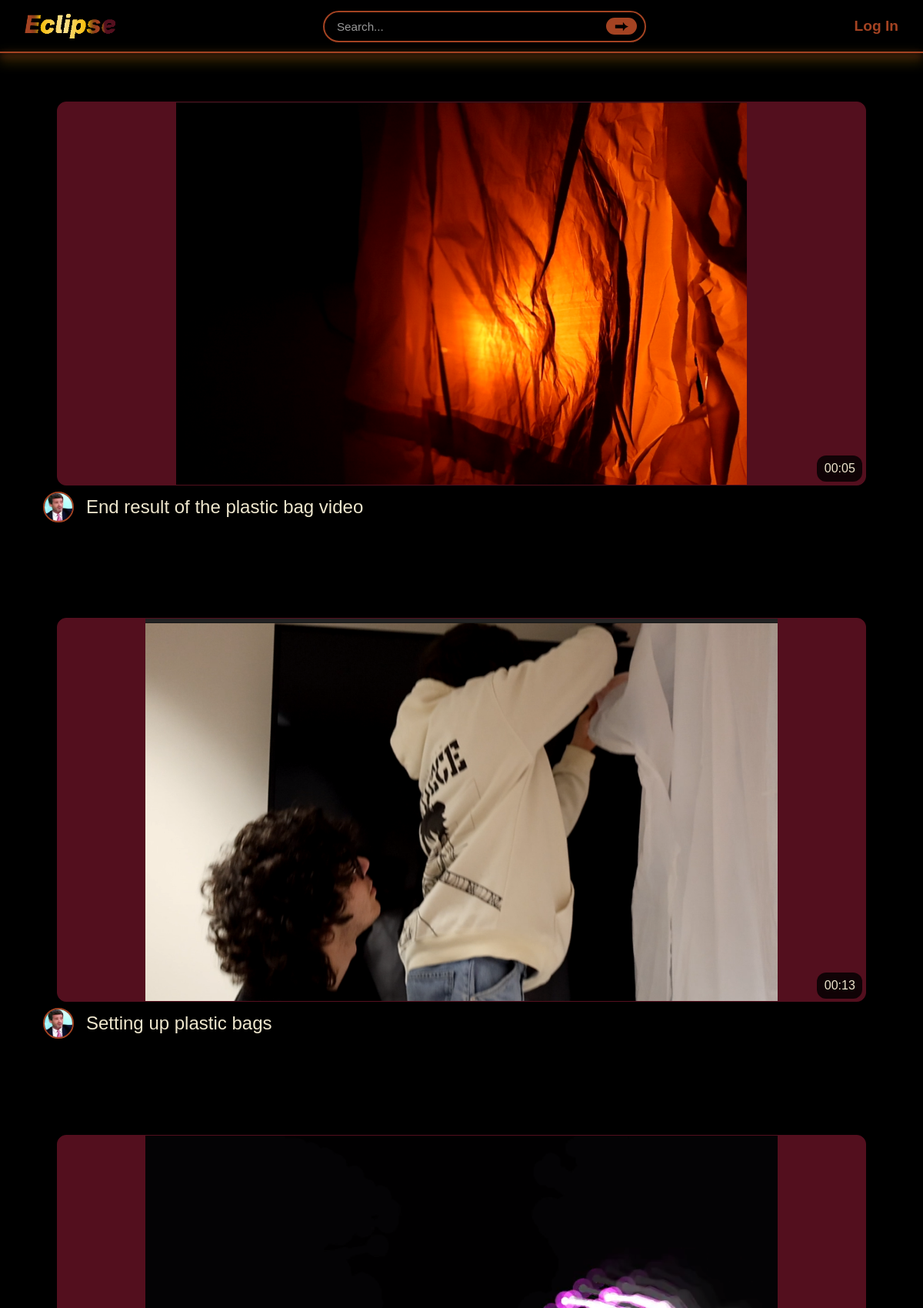
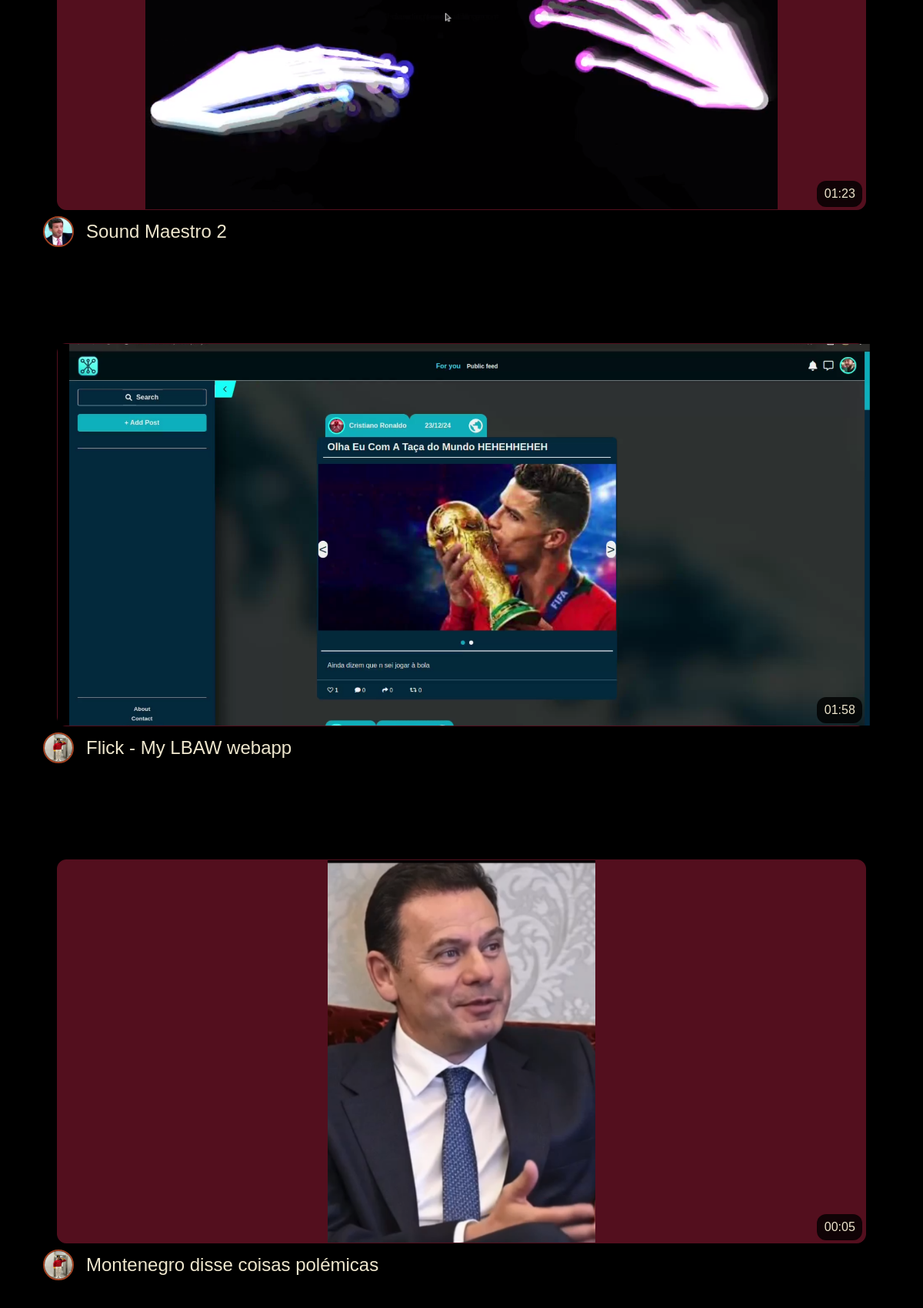
The page / (upper part) on the database its author committed (2 pictures, top to bottom).
### tables this page shows
CREATE TABLE `videos` (
  `id` int unsigned NOT NULL AUTO_INCREMENT,
  `user_id` int unsigned NOT NULL,
  `title` varchar(50) NOT NULL,
  `path` varchar(255) NOT NULL,
  `duration` varchar(10) NOT NULL,
  `thumbnail` varchar(255) NOT NULL,
  `description` text NOT NULL,
  `created_at` timestamp NULL DEFAULT CURRENT_TIMESTAMP,
  PRIMARY KEY (`id`),
  KEY `fk_videos_user` (`user_id`),
  CONSTRAINT `fk_videos_user` FOREIGN KEY (`user_id`) REFERENCES `users` (`id`) ON DELETE CASCADE
);

CREATE TABLE `users` (
  `id` int unsigned NOT NULL AUTO_INCREMENT,
  `username` varchar(30) NOT NULL,
  `name` varchar(50) NOT NULL,
  `password_hash` varchar(255) NOT NULL,
  `created_at` timestamp NULL DEFAULT CURRENT_TIMESTAMP,
  PRIMARY KEY (`id`),
  UNIQUE KEY `username` (`username`)
);

### partials/video_box.php (the view, shortened to what this page needs)
<?php
    $thumbUrl = '/' . ltrim($video['thumbnail'], '/');
    $watchUrl = '/watch.php?id=' . urlencode($video['id']);
    $ownerUsername = $video['owner_username'] ?? null;
    $ownerProfileImageUrl = '/images/default_profile_img.png';
    if ($ownerUsername) {
        $ownerBasePath = __DIR__ . '/../public/user_files/' . $ownerUsername;
        $ownerBaseUrl  = '/user_files/' . rawurlencode($ownerUsername ?? '');
        foreach (['png', 'jpg', 'jpeg', 'webp'] as $ext) {
            $path = "$ownerBasePath/profile_img.$ext";
            if (file_exists($path)) {
                $ownerProfileImageUrl = "$ownerBaseUrl/profile_img.$ext";
                break;
            }
        }
    }
?>
<a class="video-box" href="<?= htmlspecialchars($watchUrl) ?>">
    <div class="thumbnail-wrapper">
        <img class="thumbnail" src="<?= htmlspecialchars($thumbUrl) ?>" alt="Thumbnail of <?= htmlspecialchars($video['title']) ?>" loading="lazy">
        <span class="duration">
            <?= htmlspecialchars($video['duration']) ?>
        </span>
    </div>
    <div class="info">
        <div class="profile-circle">
            <img
                src="<?= htmlspecialchars($ownerProfileImageUrl) ?>"
                alt="<?= htmlspecialchars($ownerUsername) ?> profile picture"
                class="profile-image-on-video-info"
            >
        </div>
        <div class="title-wrapper">
            <span class="title">
                <?= htmlspecialchars($video['title']) ?>
            </span>
        </div>
    </div>
</a>

### partials/head.php (shortened to what this page needs)
<!DOCTYPE html>
<html lang="en">
<head>
    <link rel="stylesheet" href="css/partials/header.css">
    <link rel="stylesheet" href="css/partials/video_box.css">
    <link rel="stylesheet" href="css/partials/footer.css">
    <link rel="stylesheet" href="css/pages/watch.css">
    <link rel="stylesheet" href="css/pages/login.css">
    <link rel="stylesheet" href="css/pages/profile.css">
    <link rel="stylesheet" href="css/pages/add_video.css">
    <link rel="stylesheet" href="css/style.css">
</head>

### public/index.php (shortened to what this page needs)
<?php
require __DIR__ . '/../db/db.php';
$stmt = $pdo->query(
    'SELECT v.id,
            v.title,
            v.path,
            v.duration,
            v.thumbnail,
            v.description,
            v.created_at,
            u.username AS owner_username
     FROM videos v
     JOIN users u ON v.user_id = u.id
     ORDER BY v.created_at DESC
     LIMIT 50'
);
$videos = $stmt->fetchAll(PDO::FETCH_ASSOC);
include '../partials/head.php';
?>
<body class="page-home">
    <?php include '../partials/header.php'; ?>
    <main>
        <section class="video-grid">
            <?php if (empty($videos)): ?>
                <p class="no-videos-message">
                    No videos have been uploaded yet. Be the first to add one!
                </p>
            <?php else: ?>
                <?php foreach ($videos as $video): ?>
                    <?php include '../partials/video_box.php'; ?>
                <?php endforeach; ?>
            <?php endif; ?>
        </section>
    </main>
</body>
</html>

### partials/header.php (shortened to what this page needs)
<?php
$currentPath = $_SERVER['REQUEST_URI'] ?? '/';
$profileImageUrl ='/images/default-avatar.png';
?>
<header>
    <div class="header">
        <div class="logo">
            <a href="/">
                <img src="images/eclipse.png" alt="Eclipse logo">
            </a>
        </div>
        <div class="search-bar">
            <form class="search-form" action="library.php" method="get">
                <input type="search" name="q" class="search-input" placeholder="Search..." autocomplete="off">
                <button type="submit" class="search-button">⮕</button>
            </form>
        </div>
        <div class="account">
            <?php if (isset($_SESSION['user'])): ?>
              <button type="button" class="blank-button account-circle" onclick="window.location.href='/profile.php'">
                <img src="<?= htmlspecialchars($profileImageUrl) ?>"  alt="Profile picture" class="header-profile-image">
              </button>
            <?php else: ?>
              <button class="blank-button login-button" onclick="window.location.href='<?php echo '/login.php?redirect=' . urlencode($currentPath); ?>'">Log In</button>
            <?php endif; ?>
        </div>
    </div>
</header>

### public/css/partials/header.css (style rules this page uses)
.header { width: 100%; position: fixed; display: flex; justify-content: space-between; align-items: center; padding: 0.9rem 2rem; background-color: #000000d8; backdrop-filter: blur(10px); z-index: 100; }
.header::after { content: ""; position: absolute; left: 0; right: 0; bottom: 0; height: 2px; background: var(--accent-2); box-shadow: 0 4px 8px var(--accent-2), 0 8px 16px var(--accent-3); pointer-events: none; }
.logo img { height: 32px; display: block; margin-right: 25px; }
.search-bar { flex: 1; display: flex; justify-content: center; }
.search-form { display: flex; align-items: center; gap: 0.25rem; max-width: 420px; width: 100%; padding: 0.25rem 0.6rem; background: var(--bg); border-radius: 999px; border: 2px solid var(--accent-2); }
.search-input { flex: 1; border: none; outline: none; background: transparent; color: var(--text); font-size: 0.95rem; padding: 0.35rem 0.4rem; }
.search-input::placeholder { color: #ffffff99; }
.search-button { border: none; outline: none; display: flex; align-items: center; justify-content: center; padding: 0.0rem 0.65rem; border-radius: 999px; background: var(--accent-2); color: var(--bg); font-size: 1.2rem; cursor: pointer; transition: transform 0.15s ease, box-shadow 0.15s ease, background 0.15s ease; }
.account { margin-left: 25px; }
.login-button { color: var(--accent-2); font-size: 1.2rem; font-weight: bold; transition: 0.15s ease }

### public/css/partials/video_box.css (style rules this page uses)
.video-box { display: flex; flex-direction: column; text-decoration: none; overflow: hidden; border-radius: 0.75rem; padding-top: 0.75rem; transition: 0.15s ease; }
.thumbnail-wrapper { height: 78%; width: 90%; aspect-ratio: 16 / 9; margin: 0 auto 0 auto; background: var(--accent); border: 1px solid var(--accent); border-radius: 0.75rem; position: relative; }
.thumbnail { height: 100%; width: auto; display: block; margin: 0 auto; }
.duration { position: absolute; bottom: 0.2rem; right: 0.2rem; padding: 0.5rem 0.6rem; font-size: 1rem; color: var(--text); border-radius: 0.75rem; background: rgba(0,0,0,0.8); backdrop-filter: blur(4px); }
.info { display: flex; flex-direction: row; gap: 1rem; padding: 0.5rem 0rem 0.0rem 2.5rem; }
.title-wrapper { display: flex; justify-content: center; align-items: center; overflow: hidden; }
.title { font-size: 1.5rem; color: var(--text); white-space: nowrap; overflow: hidden; text-overflow: ellipsis; min-width: 0; }
.profile-image-on-video-info { width: 40px; height: 40px; border-radius: 50%; border: 2px solid var(--accent-2); display: flex; justify-content: center; align-items: center; }

### public/css/style.css (style rules this page uses)
:root { --bg: #000000; --bg-elevated: #051427; --accent: #530f1e; --accent-2: #a44322; --accent-3: #f8bc04; --text: #eee6cd; --text-muted: #888888; --transparent: #00000000; }
* { box-sizing: border-box; margin: 0; padding: 0; }
html, body { height: 100%; }
body { font-family: sans-serif; background: var(--bg); color: var(--text, #eee6cd); display: flex; flex-direction: column; }
main { flex: 1; }
.blank-button { background: #00000000; border: none; padding: 0; margin: 0; outline: none; cursor: pointer; }
.video-grid { display: grid; grid-template-columns: repeat(auto-fit, minmax(600px, 1fr)); gap: 1.25rem; padding: 1.5rem 1rem; max-width: 100%; margin: 6rem auto 0; justify-content: center; }

### rows shown on the page
videos: thumbnail (picture), duration "00:05", user.username (picture), title "End result of the plastic bag video"
videos: thumbnail (picture), duration "00:13", user.username (picture), title "Setting up plastic bags"
videos: thumbnail (picture), duration "01:23", user.username (picture), title "Sound Maestro 2"
videos: thumbnail (picture), duration "01:58", title "Flick - My LBAW webapp"
videos: thumbnail (picture), duration "00:05", title "Montenegro disse coisas polémicas"
